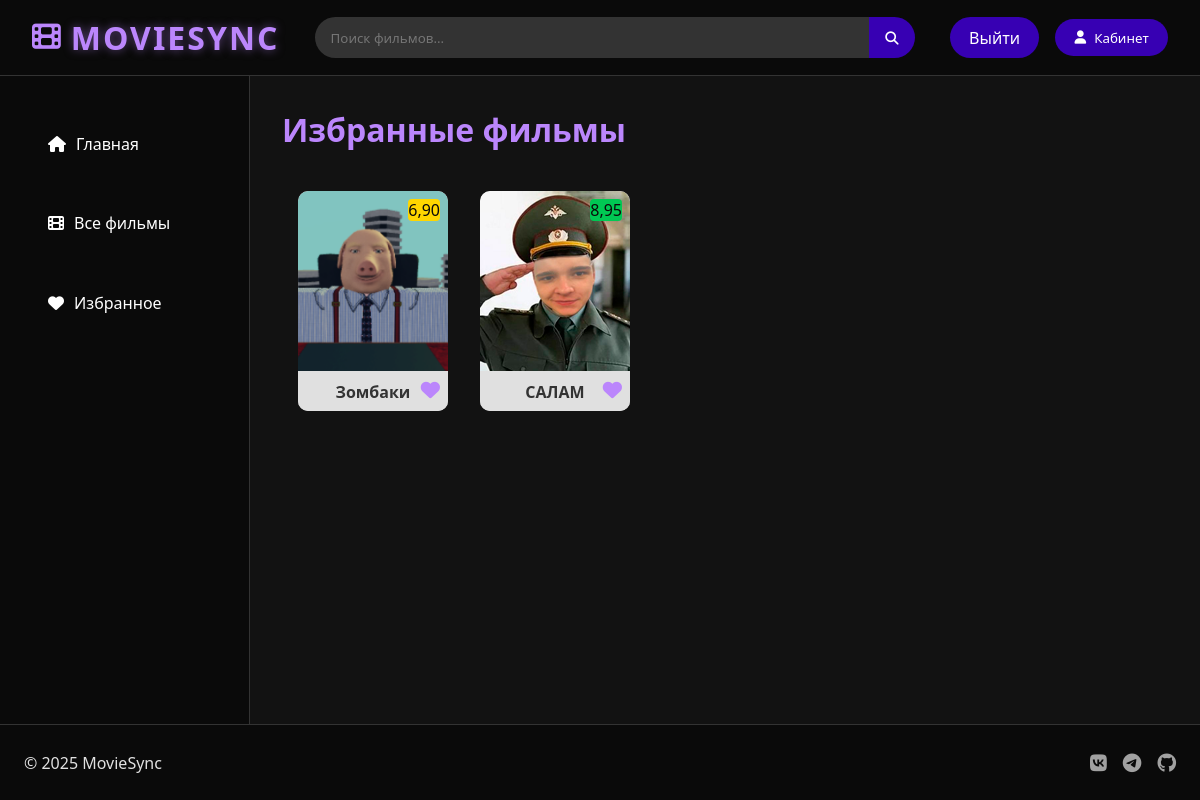
The app's page /Favorite/ (signed in) with its own data.
### main/models.py (models this page shows, shortened)
class Films(models.Model):
    title = models.CharField('Название фильма',max_length=150)
    description = models.CharField('Описание фильма', max_length=350)
    picture = models.ImageField(upload_to='')
    genres = models.ManyToManyField(Genre, related_name='films', blank=True)
    favorites = models.ManyToManyField(User, related_name='favorite_films', blank=True)
    rating = models.DecimalField(
        max_digits=4,
        decimal_places=2,
        null=True,
        blank=True,
        validators=[
            MinValueValidator(0.0),
            MaxValueValidator(10.0)
        ]
    )
    video_url = models.CharField('Ссылка на видео или файл', max_length=255, blank=True)
    class Meta:
        verbose_name = 'Фильм'
        verbose_name_plural = 'Фильмы'

### main/views.py (the view)
# urls.py: path('Favorite/', views.favorite, name='favorite'),
@login_required(login_url="accounts:login")
def favorite(request):
    return render(request, 'main/Favorite.html')

### main/templates/main/Favorite.html (shortened to what this page needs)
{% load static %}
<!DOCTYPE html>
<html lang="ru">
<head>
    <link rel="stylesheet" href="../../static/main/css/CSSFile.css">
    <link rel="stylesheet" href="https://cdnjs.cloudflare.com/ajax/libs/font-awesome/6.4.0/css/all.min.css">
</head>
<body>
     <header class="header">
        <a href="{% url 'main_screen' %}" class="logo">
            <i class="fas fa-film"></i>
            <span class="logo-text">MOVIESYNC</span>
        </a>
        <div class="search-bar">
        <input type="text" placeholder="Поиск фильмов..." id="searchInput">
        <button id="searchButton"><i class="fas fa-search"></i></button>
    </div>
        <div class="user-actions">
            <a href="{% url 'accounts:logout' %}" class="btn btn-profile hidden">
            Выйти
            </a>
            <a href="{% url 'profile' user.id %}">
            <button class="btn btn-profile hidden"><i class="fas fa-user"></i> Кабинет</button>
            </a>
        </div>
    </header>
    <div class="main-container">
        <aside class="sidebar">
            <nav>
              <ul>
                <li class="active">
                  <a href="{% url 'main_screen' %}">
                    <i class="fas fa-home"></i> Главная
                  </a>
                </li>
                <li>
                  <a href="{% url 'all_films' %}">
                    <i class="fas fa-film"></i> Все фильмы
                  </a>
                </li>
                <li>
                  <a href="{% url 'favorite' %}">
                    <i class="fas fa-heart"></i> Избранное
                  </a>
                </li>
              </ul>
            </nav>
        </aside>
        <main class="content">
        <h1>Избранные фильмы</h1>
        {% if user.favorite_films.all %}
        <div class="movie-grid">
            {% for film in user.favorite_films.all %}
            <a href="{% url 'film_detail' film.id %}" class="movie-thumbnail">
                <div class="thumbnail-poster">
                    <img src="{{ film.picture.url }}" alt="Постер">
                </div>
                <div class="movie-title-small">
                    <h4>{{ film.title }}</h4>
                </div>
                {% if film.rating >= 8.0 %}
                    <div class="rating-indicator green">{{ film.rating }}</div>
                {% elif film.rating >= 5.0 %}
                    <div class="rating-indicator yellow">{{ film.rating }}</div>
                {% else %}
                    <div class="rating-indicator red">{{ film.rating }}</div>
                {% endif %}
                <button class="favorite-btn active" onclick="toggleFavorite(event, '{{ film.title }}')">
                    <i class="fas fa-heart"></i>
                </button>
            </a>
            {% endfor %}
        </div>
        {% else %}
        <p>У вас нет избранных фильмов.</p>
        {% endif %}
    </main>
    </div>
    <footer class="footer">
        <div class="footer-content">
            <p>© 2025 MovieSync</p>
            <div class="social-links">
                <a href="#"><i class="fab fa-vk"></i></a>
                <a href="#"><i class="fab fa-telegram"></i></a>
                <a href="https://github.com/S-SwarB-B/MovieSync"><i class="fab fa-github"></i></a>
            </div>
        </div>
    </footer>
</body>
</html>

### main/static/main/css/CSSFile.css (style rules this page uses)
a { text-decoration: none; }
:root { --dark-bg: #121212; --darker-bg: #0a0a0a; --primary: #BB86FC; --primary-dark: #3700B3; --secondary: #03DAC6; --text: #e1e1e1; --text-secondary: #a1a1a1; }
html { overflow-y: scroll; }
* { margin: 0; padding: 0; box-sizing: border-box; font-family: 'Segoe UI', Tahoma, Geneva, Verdana, sans-serif; }
body { background-color: var(--dark-bg); color: var(--text); min-height: 100vh; display: flex; flex-direction: column; }
.header { background-color: var(--darker-bg); padding: 1rem 2rem; display: flex; align-items: center; justify-content: space-between; border-bottom: 1px solid #333; }
.logo { display: flex; align-items: center; gap: 10px; font-size: 1.5rem; color: var(--primary); text-decoration: none; }
.logo i { font-size: 1.8rem; }
.search-bar { display: flex; flex-grow: 1; max-width: 600px; margin: 0 2rem; }
.search-bar input { width: 100%; padding: 0.7rem 1rem; border-radius: 25px 0 0 25px; border: none; background-color: #333; color: var(--text); }
.search-bar button { padding: 0 1rem; border-radius: 0 25px 25px 0; border: none; background-color: var(--primary-dark); color: white; cursor: pointer; }
.user-actions { display: flex; gap: 1rem; align-items: center; }
.btn { padding: 0.6rem 1.2rem; border-radius: 25px; cursor: pointer; font-weight: 500; transition: all 0.3s ease; }
.main-container { display: flex; flex: 1; }
.sidebar { width: 250px; background-color: var(--darker-bg); padding: 2rem 1rem; border-right: 1px solid #333; }
.sidebar ul { list-style: none; }
.sidebar li { padding: 0.8rem 1rem; margin-bottom: 0.5rem; border-radius: 8px; cursor: pointer; display: flex; align-items: center; gap: 10px; transition: all 0.3s ease; }
.sidebar a { display: flex; align-items: center; gap: 10px; padding: 12px 16px; color: white; text-decoration: none; border-radius: 10px; }
.content { flex: 1; padding: 2rem; }
.content h1 { margin-bottom: 1.5rem; color: var(--primary); }
.movie-grid { display: grid; grid-template-columns: repeat(auto-fill, minmax(200px, 1fr)); gap: 1.5rem; }
.footer { background-color: var(--darker-bg); padding: 1.5rem; border-top: 1px solid #333; }
.footer-content { display: flex; justify-content: space-between; align-items: center; max-width: 1200px; margin: 0 auto; }
.social-links { display: flex; gap: 1rem; }
.social-links a { color: var(--text-secondary); font-size: 1.2rem; transition: color 0.3s ease; }
.logo-text { font-size: 2rem; font-weight: 700; letter-spacing: 2px; color: var(--primary); text-shadow: 0 0 10px rgba(187, 134, 252, 0.5); }
.btn-profile { background-color: var(--primary-dark); color: white; padding: 0.6rem 1.2rem; border-radius: 25px; border: none; cursor: pointer; display: flex; align-items: center; gap: 8px; }
.movie-grid { display: flex; gap: 2rem; flex-wrap: wrap; padding: 1rem; }
.movie-thumbnail { position: relative; width: 150px; height: 220px; background-color: #ccc; border-radius: 10px; overflow: hidden; text-decoration: none; color: var(--text); transition: transform 0.2s ease; }
.thumbnail-poster { overflow: hidden; border-top-left-radius: 10px; border-top-right-radius: 10px; }
.thumbnail-poster img { width: 150px; height: 180px; object-fit: cover; display: block; }
.movie-title-small { background-color: #e0e0e0; padding: 0.6rem; text-align: center; font-size: 1rem; font-weight: bold; color: #333; }
.rating-indicator { position: absolute; color: #0a0a0a; top: 8px; right: 8px; border-radius: 4px; }
.rating-indicator.green { background-color: #00c853; }
.rating-indicator.yellow { background-color: #ffd600; }
.favorite-btn { position: absolute; bottom: 8px; right: 8px; background: none; border: none; color: var(--text-secondary); font-size: 1.2rem; cursor: pointer; transition: color 0.3s ease; }
.favorite-btn:hover, .favorite-btn.active { color: var(--primary); }

### records on screen
Films: picture (picture), title "Зомбаки", rating "6,90"
Films: picture (picture), title "САЛАМ", rating "8,95"
